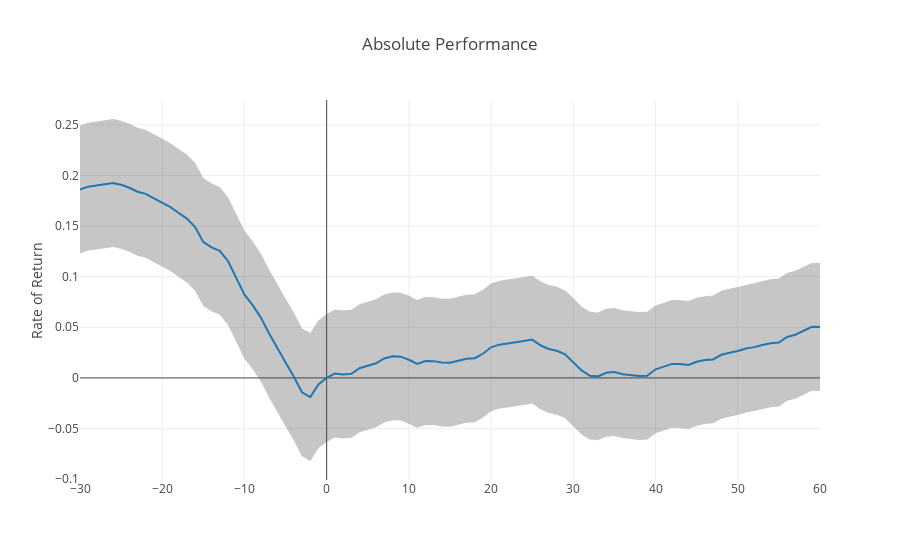
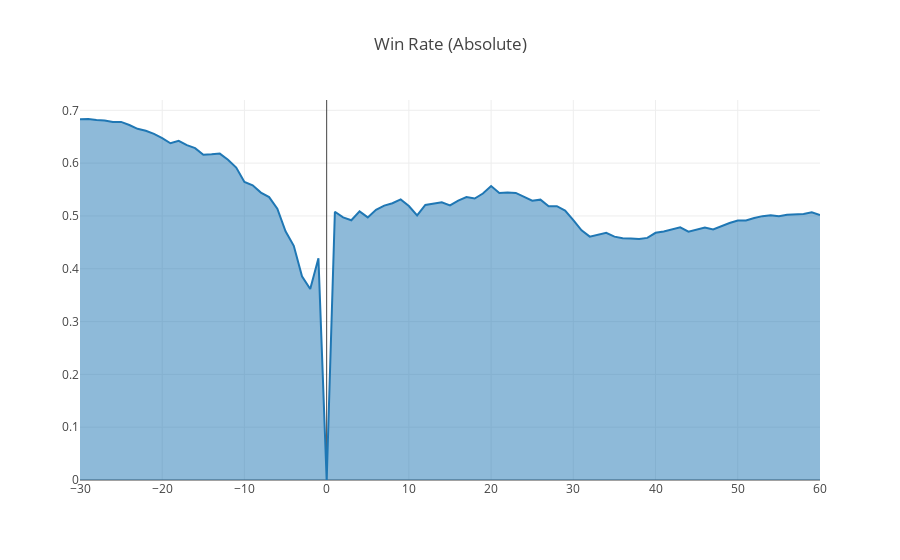

Notebook cell for these charts, in order:
### Code cell
## USAGE
# first param is lookforward day, second is lookback day(can be omitted)
E.get_absolute_performance(lookforward_num=60, lookbackward_num=30)
